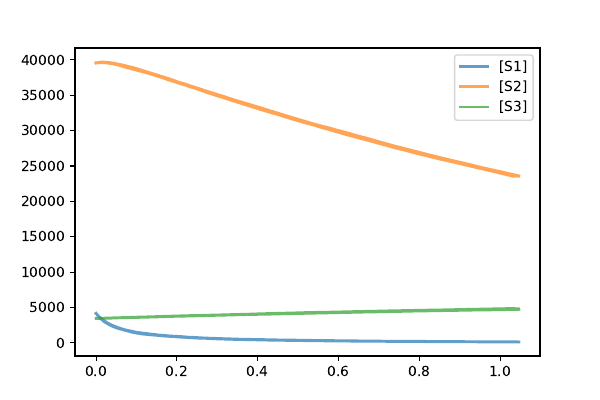

Write the Python code that produced this figure.
import matplotlib.pyplot as plt
import tellurium as te

model = """
r1: S1 => ; k1*S1;
r2: S1 + S1 => S2; k2*S1*(S1-1);
r3: S2 => S1 + S1; k3*S2;
r4: S2 => S3; k4*S2;

k1 = 1;
k2 = 0.002;
k3 = 0.5;
k4 = 0.04;

S1 = 4150;
S2 = 39565;
S3 = 3445;
"""


te_model = te.loada(model)
te_model.integrator = "gillespie"
# te_model.integrator.seed = 1234
te_model.integrator.variable_step_size = True

nrep = 10
points = 1_000_000

sim_list = []
for i in range(nrep):
    te_model.reset()
    sim = te_model.simulate(0, 10, steps=points)
    sim_list.append(sim)
    fig = te_model.plot(sim, alpha=0.7, show=False)
te.show()
plt.savefig("simulation.pdf")
